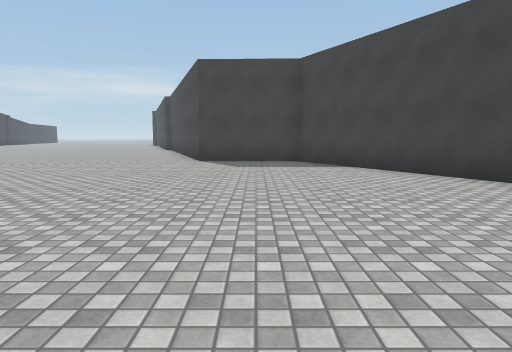
[1] (above)

21 first-person views from a walk through a 3-D level made in the Unity game engine. The camera is 1.3 m above the floor, tilts 6° down and sees 70° across. The floor is counted in squares, 2 m on a side. Each view is taken from the middle of a square. On the plan, view 1 faces up. The plan holds only what a view shows up to about 11 squares ahead; the rest is blank. The place goes on beyond the plan. Surface patterns are stand-ins for the level's own textures.

[2]
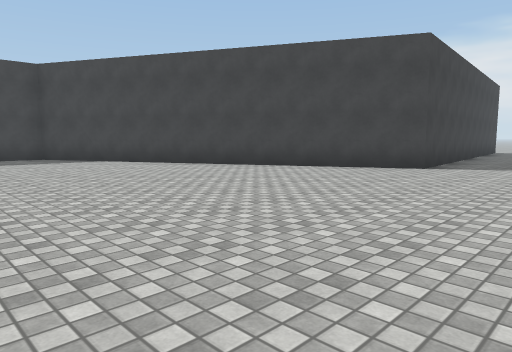

[3]
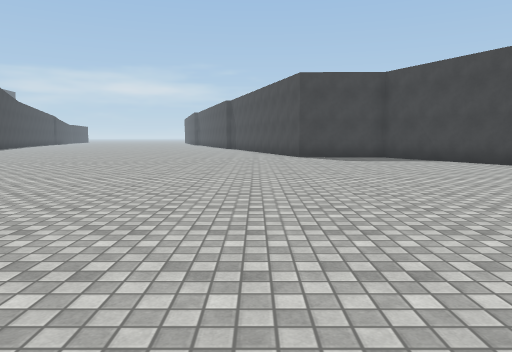

[4]
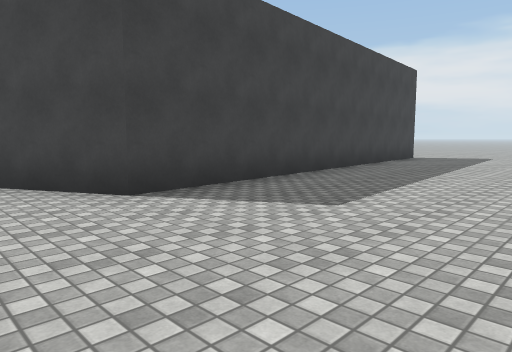

[5]
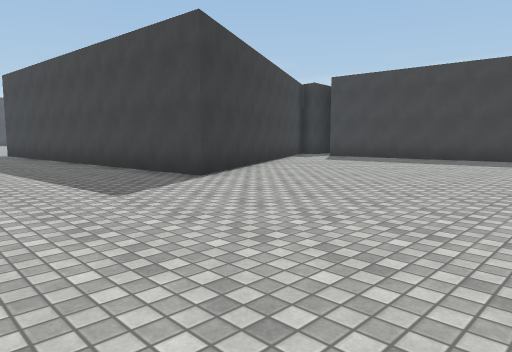

[6]
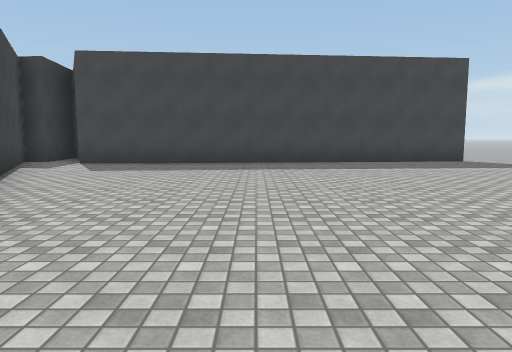

[7]
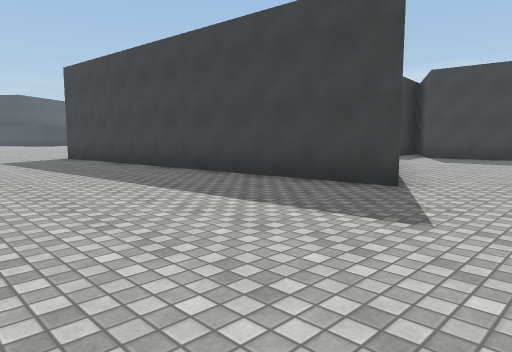

[8]
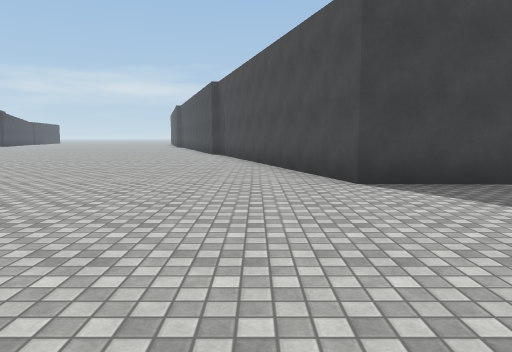

[9]
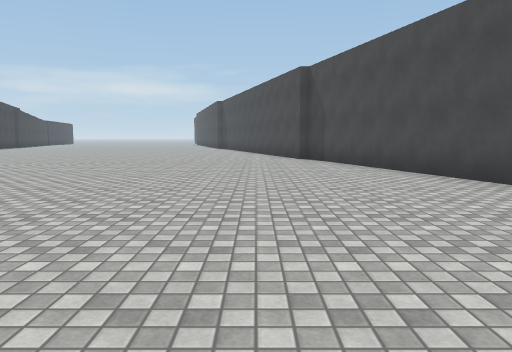

[10]
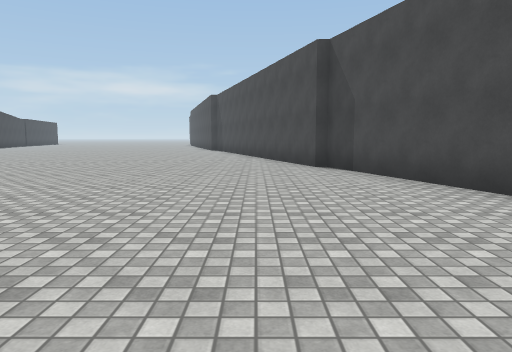

[11]
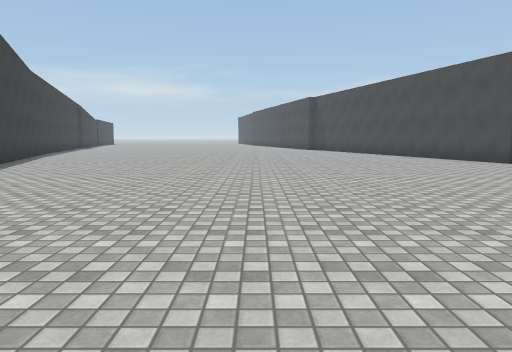

[12]
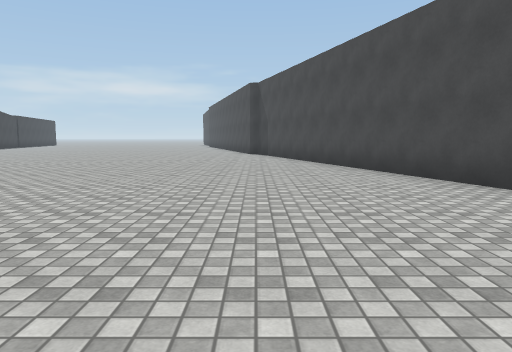

[13]
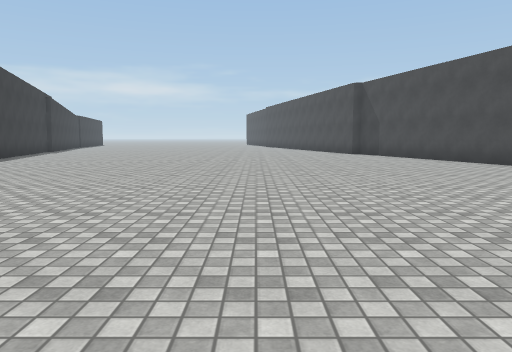

[14]
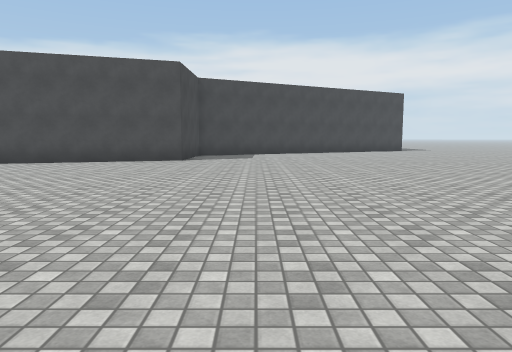

[15]
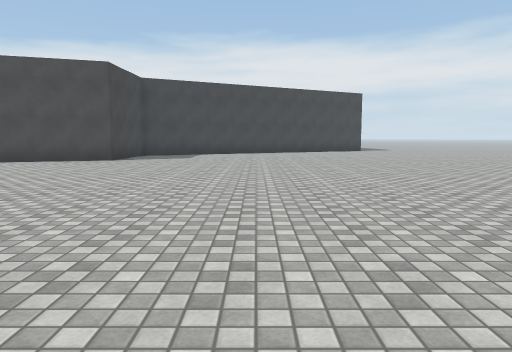

[16]
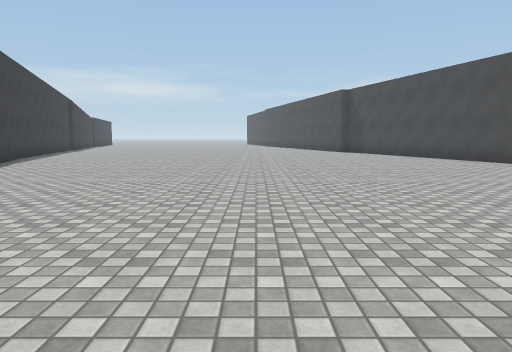

[17]
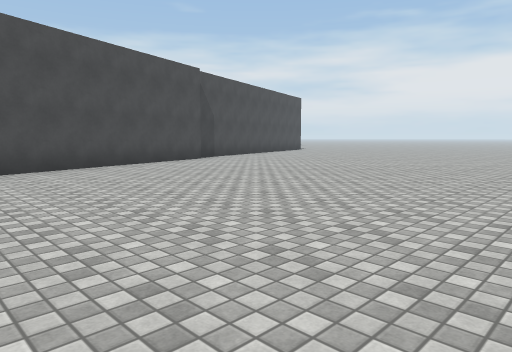

[18]
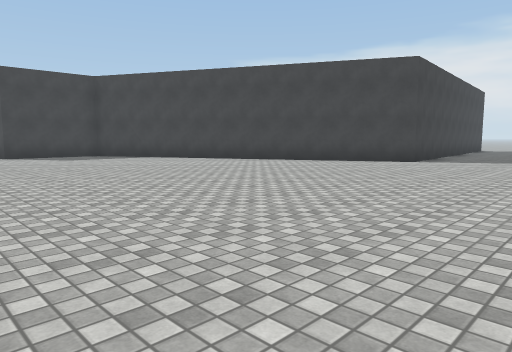

[19]
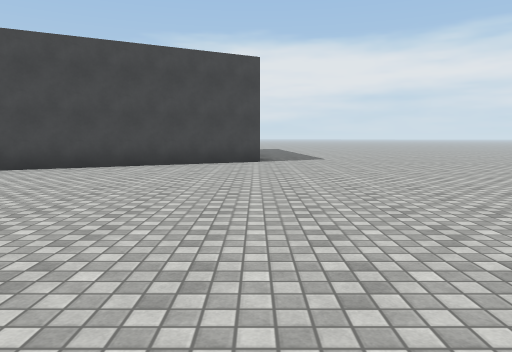

[20]
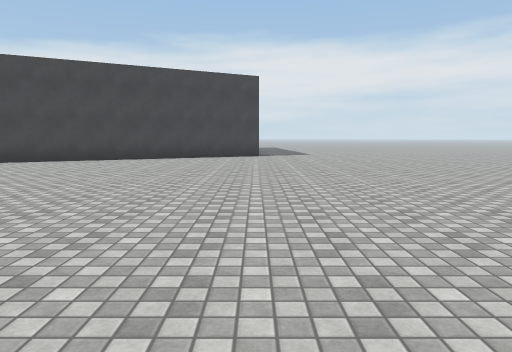

[21]
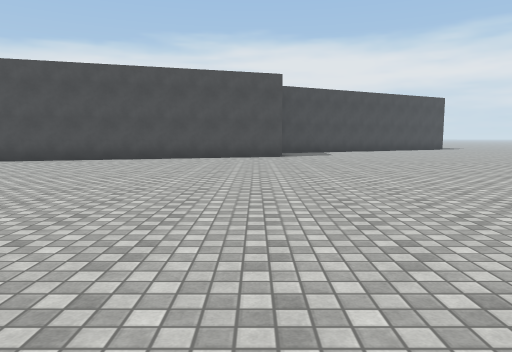

### Floor plan
Points are (right, up) in squares from view 1. A wall is a line through its corners. A room is listed if a view was taken in it or the views show most of it. See-through windows are left out.
Room 1 (views 1, 2, 3, 4, 5, 6, 7, 8, 9, 10, 11, 12, 13, 14, 15, 16, 17, 18, 19, 20, 21)
walls: (-4.7, 19) (-6.9, 26.1); (11.8, 9.8) (15.9, 1.8) (5.9, 0.9) (1.2, 10) (-1.6, 10.1) (-4.4, 19.1); (-19.2, 24.1) (-17.3, 18.9); (21.6, 9.8) (13.6, 9.1) (13, 10.4)

Positions as (right, up) in squares from view 1, and headings:
1: (0, 0), facing up
2: (-2, -2), facing up-right
3: (-3, -2), facing up
4: (4, -3), facing up-right
5: (21, -2), facing up-left
6: (18, 0), facing up
7: (18, -3), facing up-left
8: (-3, 5), facing up
9: (-6, 8), facing up
10: (-6, 11), facing up
11: (-11, 10), facing up
12: (-8, 15), facing up
13: (-12, 15), facing up
14: (-12, 8), facing right
15: (-12, 6), facing right
16: (-12, 13), facing up
17: (-14, 26), facing down-right
18: (-4, -3), facing up-right
19: (-4, 1), facing right
20: (-7, 1), facing right
21: (-14, 11), facing right
